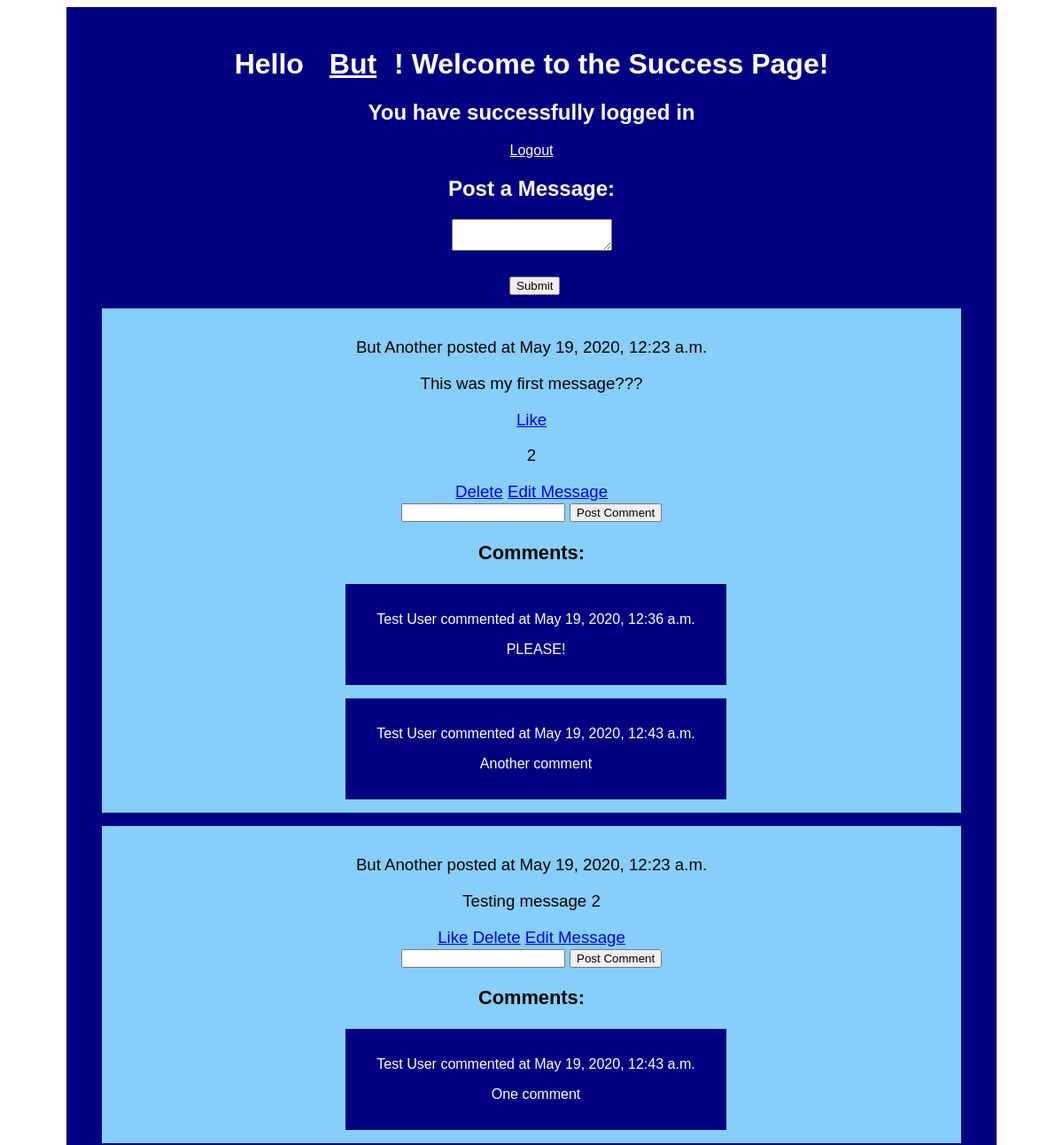
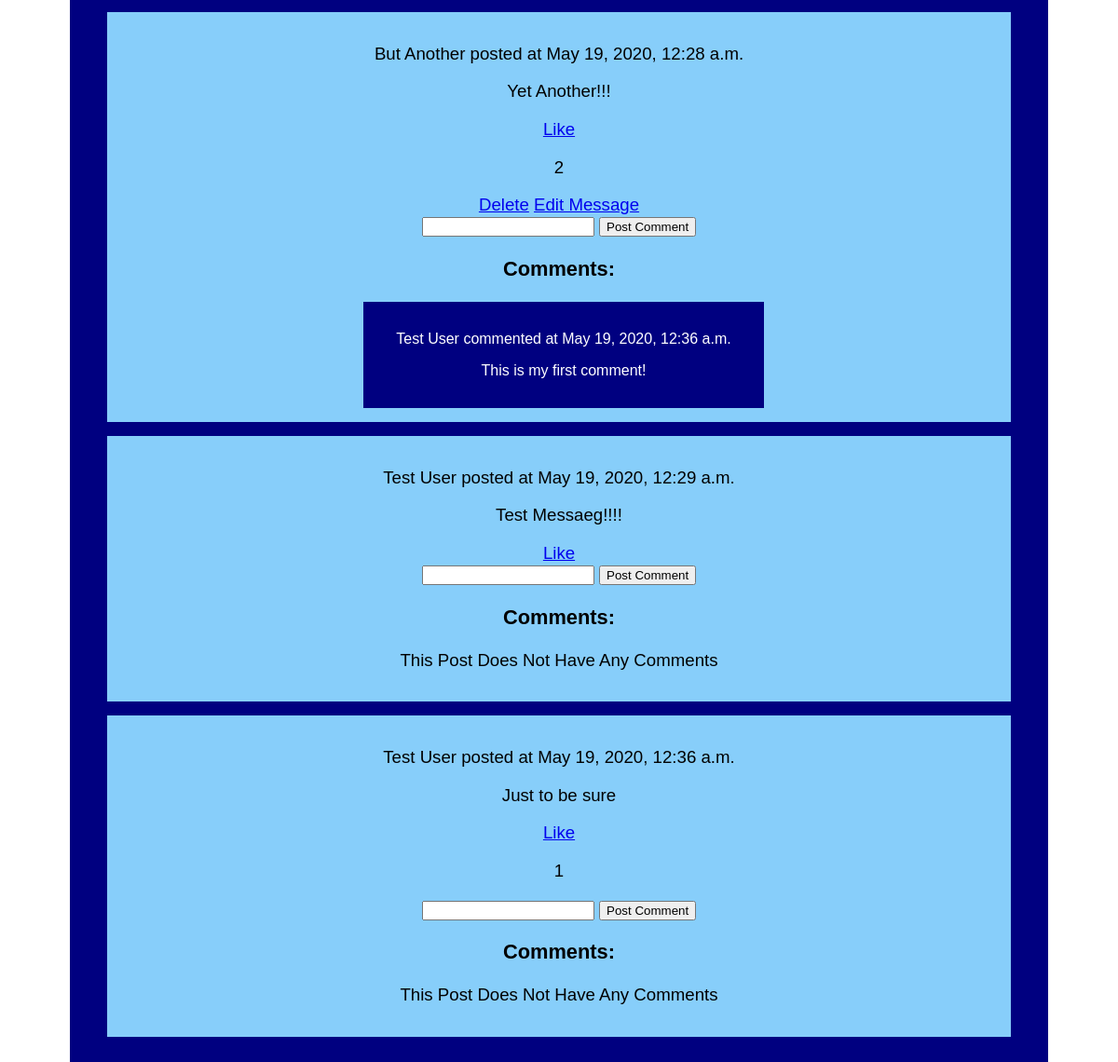
/success (signed in), run on an earlier commit of the app's database (2 pictures, top to bottom).
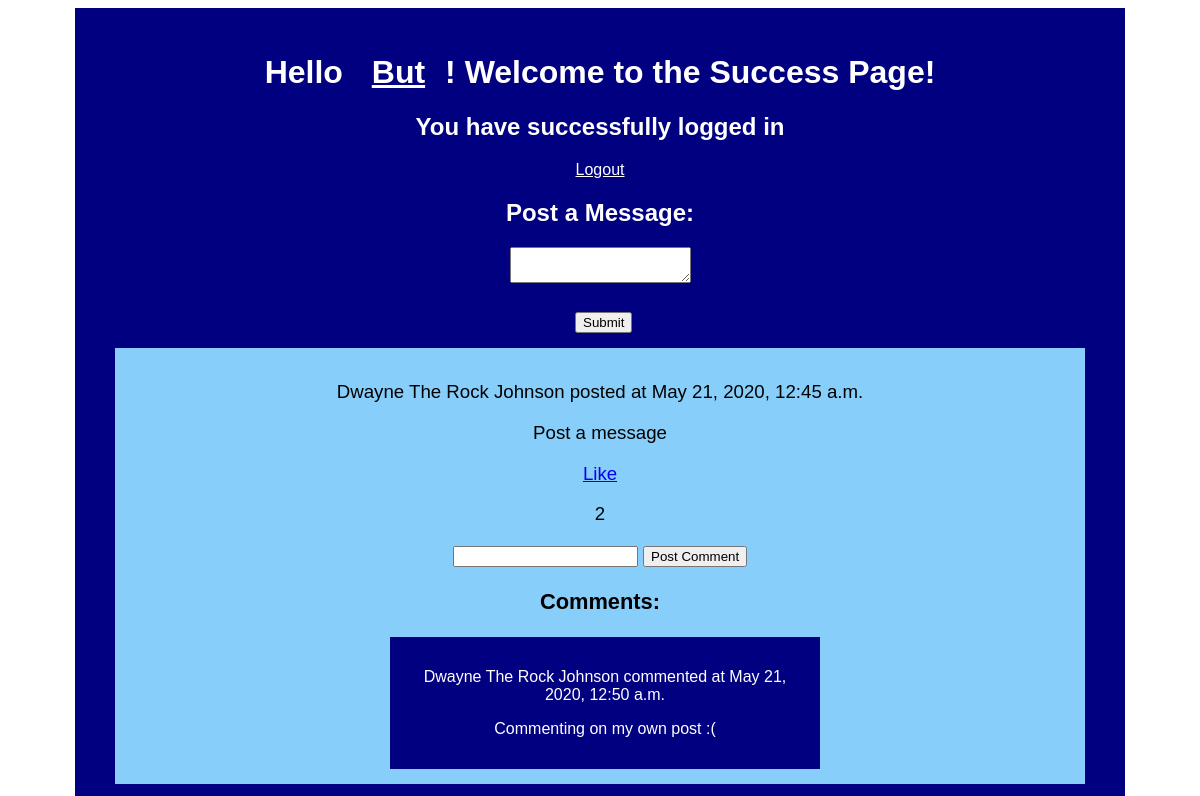
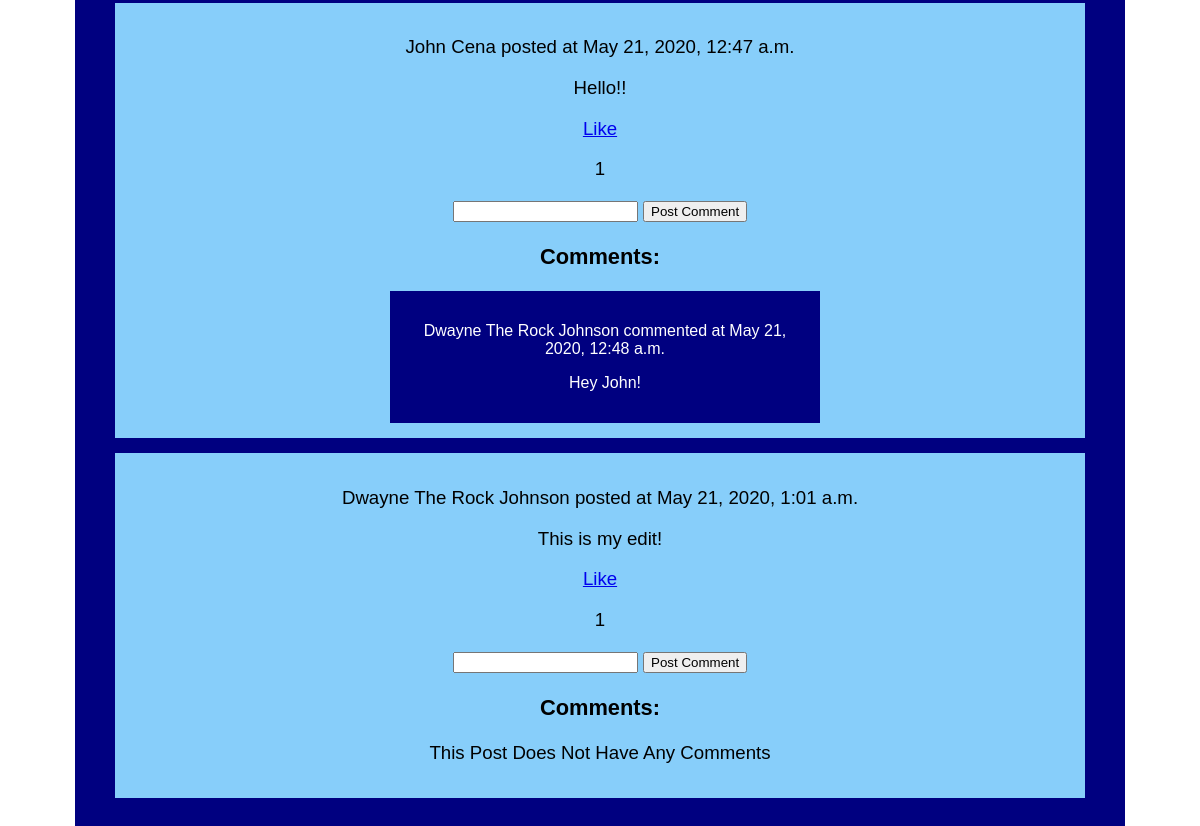
And on a later commit of the database (2 pictures, top to bottom).
### log_reg/models.py (models this page shows)
class User(models.Model):
    first_name = models.CharField(max_length=100)
    last_name = models.CharField(max_length=100)
    email = models.CharField(max_length=100)
    password = models.CharField(max_length=100)
    created_at = models.DateTimeField(auto_now=True)
    updated_at = models.DateTimeField(auto_now_add=True)
    objects = UserManager()

class Message(models.Model):
    message = models.CharField(max_length=255)
    poster = models.ForeignKey(User, related_name='messages', on_delete=models.CASCADE)
    created_at = models.DateTimeField(auto_now=True)
    likes = models.ManyToManyField(User, related_name="messages_likes")
    updated_at = models.DateTimeField(auto_now_add=True)

class Comment(models.Model):
    comment = models.CharField(max_length=255)
    poster = models.ForeignKey(User, related_name='comments', on_delete=models.CASCADE)
    message = models.ForeignKey(Message, related_name='comments', on_delete=models.CASCADE)
    created_at = models.DateTimeField(auto_now=True)
    updated_at = models.DateTimeField(auto_now_add=True)

### log_reg/views.py (the view)
# urls.py: path('success', views.success),
def success(request):
    if 'name' in request.session:
        context = {
            'all_messages': Message.objects.all()
        }
        return render(request, 'success.html', context)
    return redirect('/')

### log_reg/templates/success.html (shortened to what this page needs)
<!DOCTYPE html>
<html lang="en">
<head>
    {% load static %}
    <link rel="stylesheet" href="{% static 'style.css' %}">
</head>
<body>
    <div id="wrapper">
        <div id="head">
            <h1>Hello <a href="/profile/{{request.session.id}}">{{request.session.name}}</a>! Welcome to the Success Page!</h1>
            <h2>You have successfully logged in</h2>
            <a href="/logout">Logout</a>
            <h2>Post a Message:</h2>
            <form action="/create_mess" method=POST>
                <textarea name="message"></textarea>
                <input type="submit" value='Submit'>
            </form>
        </div>
        {% for mess in all_messages %}
        <div class='mess'>
            <p>{{mess.poster.first_name}} {{mess.poster.last_name}} posted at {{mess.created_at}}</p>
            <p>{{mess.message}}</p>
            <a href="/like/{{mess.id}}">Like</a>
            {% if mess.likes.count > 0 %}
            <p>{{mess.likes.count}}</p>
            {% endif %}
            {% if request.session.id == mess.poster.id %}
            <a href="/delete/{{mess.id}}">Delete</a>
            <a href="/edit_mess/{{mess.id}}">Edit Message</a>
            {% endif %}
            <form action="/create_comm/{{mess.id}}" method=POST>
                <input type="text" name='comment'>
                <input type="submit" value='Post Comment'>
            </form>
            <h3>Comments:</h3>
            {% if mess.comments.count == 0 %}
            <p>This Post Does Not Have Any Comments</p>
            {% endif %}
            {% for comm in mess.comments.all %}
            <div class='comm'>
                <p>{{comm.poster.first_name}} {{comm.poster.last_name}} commented at {{comm.created_at}}</p>
                <p>{{comm.comment}}</p>
            </div>
            {% endfor %}
        </div>
        {% endfor %}
    </div>
</body>
</html>

### log_reg/static/style.css (style rules this page uses)
#wrapper { margin: 0px auto; width: 1000px; background-color: navy; font-family: sans-serif; padding: 25px; }
#head { color: white; text-align: center; }
#head a { color: white; margin: 20px; }
#head input { display: block; margin-left: 475px; margin-top: 25px; }
.mess { background-color: lightskyblue; padding: 15px; text-align: center; margin: 15px; font-size: 14pt; }
.comm { font-size: 12pt; background-color: navy; padding: 15px; color: white; text-align: center; width: 400px; margin-left: 260px; margin-top: 15px; }

What changed in the data, as far as the page shows it:
no longer on this page (row unchanged): User: session.name "But"
removed Message: poster.first_name "But", poster.last_name "Another", created_at "May 19, 2020, 12:23 a.m.", message "This was my first message???", likes.count "2"
removed Comment: poster.first_name "Test", poster.last_name "User", created_at "May 19, 2020, 12:36 a.m.", comment "PLEASE!", shown under "But"
removed Comment: poster.first_name "Test", poster.last_name "User", created_at "May 19, 2020, 12:43 a.m.", comment "Another comment", shown under "But"
removed Message: poster.first_name "But", poster.last_name "Another", created_at "May 19, 2020, 12:23 a.m.", message "Testing message 2"
removed Comment: poster.first_name "Test", poster.last_name "User", created_at "May 19, 2020, 12:43 a.m.", comment "One comment", shown under "But"
removed Message: poster.first_name "But", poster.last_name "Another", created_at "May 19, 2020, 12:28 a.m.", message "Yet Another!!!", likes.count "2"
removed Comment: poster.first_name "Test", poster.last_name "User", created_at "May 19, 2020, 12:36 a.m.", comment "This is my first comment!", shown under "But"
removed Message: poster.first_name "Test", poster.last_name "User", created_at "May 19, 2020, 12:29 a.m.", message "Test Messaeg!!!!", shows "This Post Does Not Have Any Comments"
removed Message: poster.first_name "Test", poster.last_name "User", created_at "May 19, 2020, 12:36 a.m.", message "Just to be sure", likes.count "1", shows "This Post Does Not Have Any Comments"
added Message: poster.first_name "Dwayne", poster.last_name "The Rock Johnson", created_at "May 21, 2020, 12:45 a.m.", message "Post a message", likes.count "2"
added Comment: poster.first_name "Dwayne", poster.last_name "The Rock Johnson", created_at "May 21, 2020, 12:50 a.m.", comment "Commenting on my own post :("
added Message: poster.first_name "John", poster.last_name "Cena", created_at "May 21, 2020, 12:47 a.m.", message "Hello!!", likes.count "1"
added Comment: poster.first_name "Dwayne", poster.last_name "The Rock Johnson", created_at "May 21, 2020, 12:48 a.m.", comment "Hey John!", shown under "John"
added Message: poster.first_name "Dwayne", poster.last_name "The Rock Johnson", created_at "May 21, 2020, 1:01 a.m.", message "This is my edit!", likes.count "1", shows "This Post Does Not Have Any Comments"
Also different on the page:
{{ request.session.name }}: (not shown) → "But"
